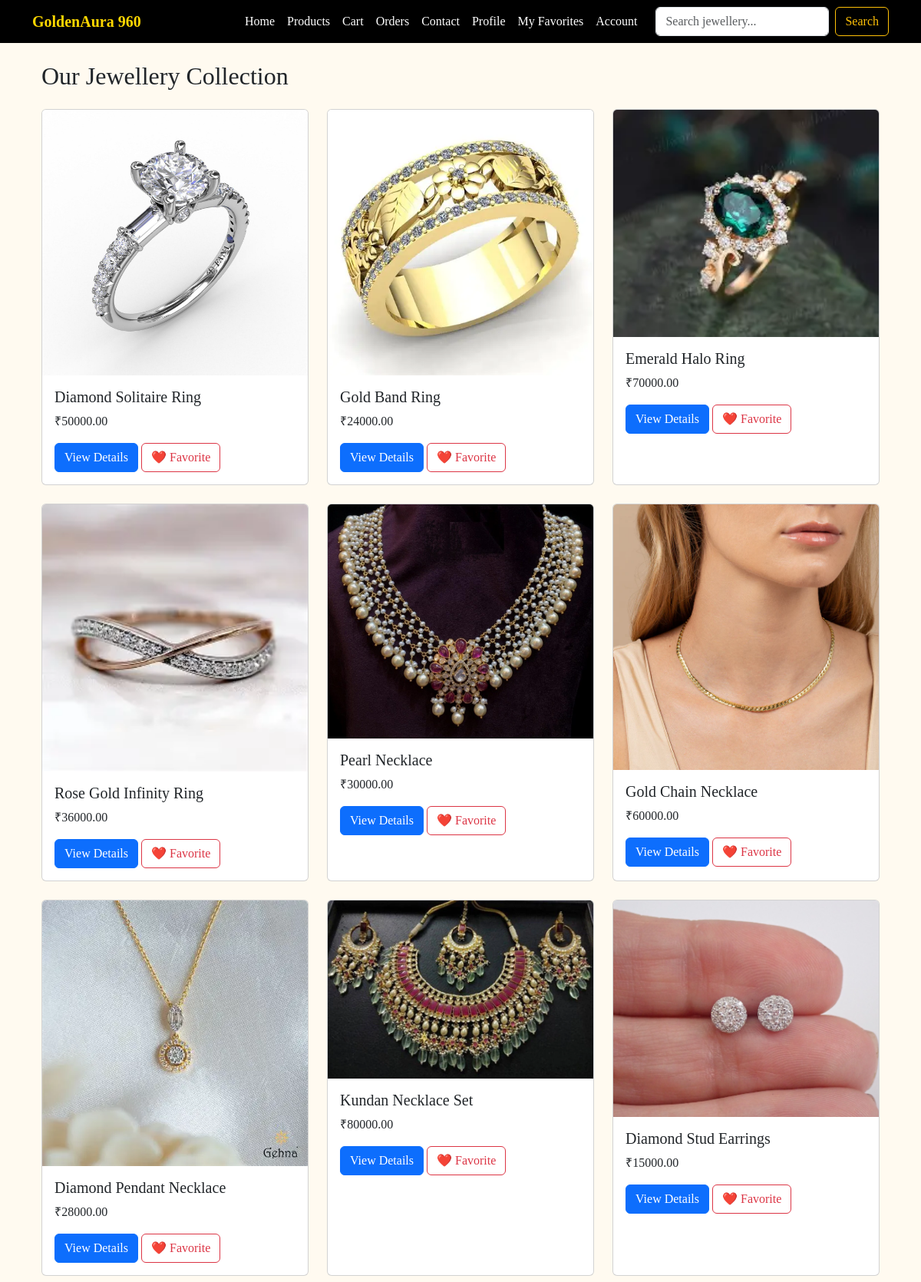
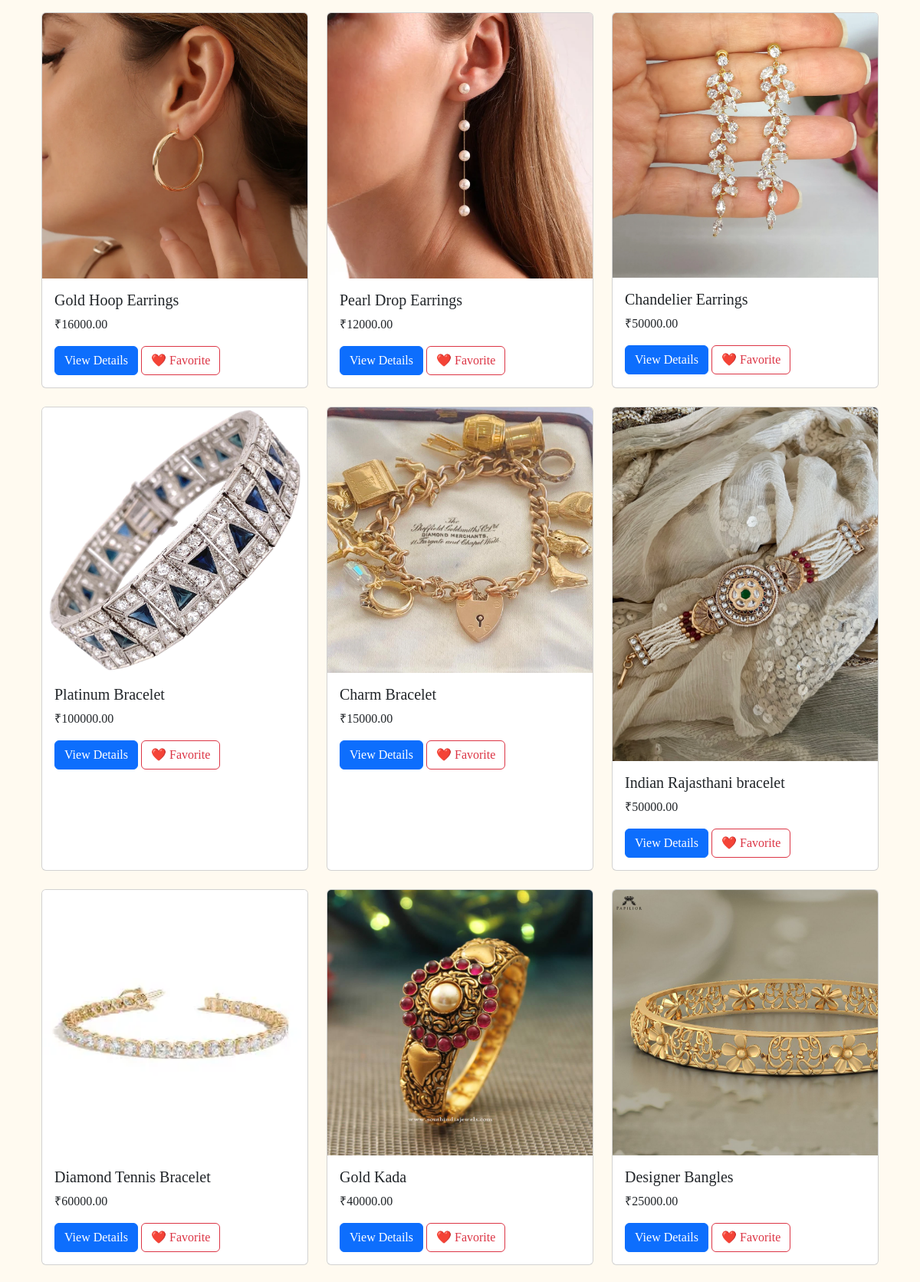
Screenshot of /products/ (upper part) with the database file from the repository (2 pictures, top to bottom).
### store/models.py (models this page shows, shortened)
class Product(models.Model):
    category = models.ForeignKey(Category, on_delete=models.CASCADE, related_name="products")
    name = models.CharField(max_length=200)
    price = models.DecimalField(max_digits=10, decimal_places=2)
    description = models.TextField()
    image = models.ImageField(upload_to="products/")

### store/views.py (the view)
# urls.py: path("products/", views.product_list, name="product_list"),
def product_list(request):
    products = Product.objects.all()
    categories = Category.objects.all()
    return render(request, "store/product_list.html", {
        "products": products,
        "categories": categories,
        "selected_category": None
    })

### store/templates/store/product_list.html (shortened to what this page needs)
{% extends "store/base.html" %}
{% block content %}
<div class="container mt-4">
  <h2 class="mb-4">Our Jewellery Collection</h2>
  <div class="row">
    {% for product in products %}
    <div class="col-md-4 mb-4">
      <div class="card h-100">
        <img src="{{ product.image.url }}" class="card-img-top" alt="{{ product.name }}">
        <div class="card-body">
          <h5 class="card-title">{{ product.name }}</h5>
          <p class="card-text">₹{{ product.price }}</p>
          <a href="{% url 'product_detail' product.id %}" class="btn btn-primary">View Details</a>
          <a href="{% url 'add_to_favorites' product.id %}" class="btn btn-outline-danger">❤️ Favorite</a>
        </div>
      </div>
    </div>
    {% empty %}
    <p>No products available.</p>
    {% endfor %}
  </div>
</div>
{% endblock %}

### store/templates/store/base.html (style rules this page uses)
body { font-family: 'Lora', serif; background-color: #fffaf0; }

### rows the page displays
Product: image (picture), name "Diamond Solitaire Ring", price "50000.00"
Product: image (picture), name "Gold Band Ring", price "24000.00"
Product: image (picture), name "Emerald Halo Ring", price "70000.00"
Product: image (picture), name "Rose Gold Infinity Ring", price "36000.00"
Product: image (picture), name "Pearl Necklace", price "30000.00"
Product: image (picture), name "Gold Chain Necklace", price "60000.00"
Product: image (picture), name "Diamond Pendant Necklace", price "28000.00"
Product: image (picture), name "Kundan Necklace Set", price "80000.00"
Product: image (picture), name "Diamond Stud Earrings", price "15000.00"
Product: image (picture), name "Gold Hoop Earrings", price "16000.00"
Product: image (picture), name "Pearl Drop Earrings", price "12000.00"
Product: image (picture), name "Chandelier Earrings", price "50000.00"
Product: image (picture), name "Platinum Bracelet", price "100000.00"
Product: image (picture), name "Charm Bracelet", price "15000.00"
Product: image (picture), name "Indian Rajasthani bracelet", price "50000.00"
Product: image (picture), name "Diamond Tennis Bracelet", price "60000.00"
Product: image (picture), name "Gold Kada", price "40000.00"
Product: image (picture), name "Designer Bangles", price "25000.00"
